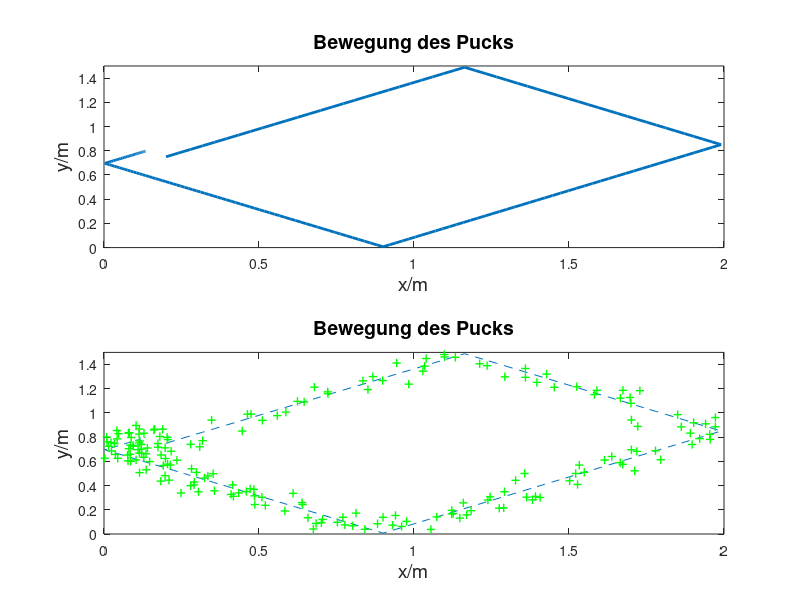

Recreate this plot in MATLAB.
clear;


d_t = 0.05;
t_sim = 10; % [s]
sim_steps = round(t_sim / d_t);
noise = randi([-10, 10], 2, sim_steps);
noise = noise / 100;

%physical parameters
width = 1.5; %[m]
length = 2; %[m]
m = 0.05; % mass of the puck [kg]
g = 9.80665;
friction_coef = 0.01034409; % for aerohockey table
% friction_coef = 0.3;
a = friction_coef * g;


%Initial conditions, ideal System
t = 0;
x_0 = length/10; % [m]
y_0 = width/2; % [m]
v0 = 1; % m/s
alpha = (pi/180) * 37.5; % [rad] angle to x-axis

v_x0 = v0 * cos(alpha);
v_y0 = v0 * sin(alpha);

a_x = a * cos(alpha);
a_y = a * sin(alpha);

X_vec = zeros(4, sim_steps);
X_vec(:, 1) = [x_0, y_0, v_x0, v_y0].';
A_mat = [1 0 d_t 0; 0 1 0 d_t; 0 0 1 0; 0 0 0 1]; 
U_vec = [-a_x; -a_y];
B_mat = [(0.5 * d_t * d_t) 0; 0 (0.5 * d_t * d_t); d_t 0; 0 d_t];

%simulation ideal system trajectory
for step = 1:sim_steps
    X_vec(:, step + 1) = A_mat * X_vec(:, step) + B_mat * U_vec;
	
	%bounce off the X walls
	if X_vec(1, step + 1) > length || X_vec(1, step + 1) < 0
		A_mat(1, 3) = A_mat(1,3) * (-1);
		B_mat(1, 1) = B_mat(1, 1) * (-1);
		X_vec(:, step + 1) = A_mat * X_vec(:, step) + B_mat * U_vec;
	end
	%bounce off the Y walls
	if X_vec(2, step + 1) > width || X_vec(2, step + 1) < 0
		A_mat(2, 4) = A_mat(2, 4) * (-1);
		B_mat(1, 2) = B_mat(1, 2) * (-1);
		X_vec(:, step + 1) = A_mat * X_vec(:, step) + B_mat * U_vec;
	end
	
	%stop if v < 0
	if X_vec(3, step + 1) < 0
		X_vec(3, step + 1 ) = 0;
		U_vec = [0;0];
	end
	if X_vec(4, step + 1) < 0
		X_vec(4, step + 1 ) = 0;
		U_vec = [0;0];
	end
end

H = [1 0 0 0; 0 1 0 0]; % Measurement matrix (Messmatrix)
Y_meas = zeros(2, sim_steps); % preallocation memory 

%initial estimation
K_mat = zeros(4,4); %Kalman matrix
R_mat = [0.01 0; 0 0.01]; % covariance matrix
Pm_mat = []; 

%simulation estimated trajectory
for step = 1:sim_steps
	
	% Measurement (Messung)
	Y_meas(:, step) = H * X_vec(:, step) + noise(:, step);
    
%     %Wurfparabel mit Stoerung
%     if (0.7 < x_ideal(k) && x_ideal(k)<0.8)
%         Vec_Y(2) = 0.1 + rand;
%         Mat_R(1) = 1;
%         Mat_R(4) = 1;
%     else
%         Mat_R(1)=0.01;
%         Mat_R(4)=0.01;
%     end
    
%     %Ende Wurfparabel mit Stoerung
%     if(Vec_Y(2)<0)
%         Vec_Y(2) = 0;
%     end
%     x_mes(k) = Vec_Y(1);
%     y_mes(k) = Vec_Y(2);
%     
%     %−−−−−−−−−−−−−−−−−−−−−−−−−−−−−−−−−−−−−−−−−−−−−−−−−−−−−−
%     %Korrektur mit der Messung
%     Inverse = inv(Mat_R + Mat_H * Mat_Pm * Mat_H');
%     Mat_K = Mat_Pm * Mat_H' * Inverse;
%     Vec_Xp = Vec_Xm + Mat_K * (Vec_Y - Mat_H * Vec_Xm);
%     Mat_Pp = (Mat_I - Mat_K * Mat_H) * Mat_Pm;
%     
%     %−−−−−−−−−−−−−−−−−−−−−−−−−−−−−−−−−−−−−−−−−−−−−−−−−−−−−−
%     %Prädiktion
%     Vec_Xm = Mat_A * Vec_Xp + Mat_B * Vec_u;
%     Array_Xm((k*4) + 1) = Vec_Xm(1);
%     Array_Xm((k*4) + 2) = Vec_Xm(2);
%     Array_Xm((k*4) + 3) = Vec_Xm(3);
%     Array_Xm((k*4) + 4) = Vec_Xm(4);
%     x_kal(k) = Vec_Xm(1);
%     y_kal(k) = Vec_Xm(2);
%     Mat_Pm = Mat_A * Mat_Pp * Mat_A' + Mat_Q;
end

%plot ideal system
subplot(2,1,1);
plot(X_vec(1,:), X_vec(2,:), 'LineWidth', 2);
axis([0, length, 0, width])
title('Bewegung des Pucks', 'FontSize', 14)
xlabel('x/m', 'FontSize', 14)
ylabel('y/m', 'FontSize', 14)
% str1=['v_{x0} = ' num2str(vx_0) 'm/s'];
% str2=['v_{y0} = ' num2str(vy_0) 'm/s'];
% str3=['t_{end} = ' num2str(t(k)) 's'];
% text(0.03, 0.7, str1, 'FontSize', 12)
% text(0.03, 0.6, str2, 'FontSize', 12)
% text(0.03, 0.5, str3, 'FontSize',12)

%KalmanFilter
subplot(2,1,2);
plot(X_vec(1,:), X_vec(2,:), '--', ...
	Y_meas(1,:), Y_meas(2,:), 'g+' ,'LineWidth', 1);
axis([0, length, 0, width])
title('Bewegung des Pucks', 'FontSize', 14)
xlabel('x/m', 'FontSize', 14)
ylabel('y/m', 'FontSize', 14)
% str1=['v_{x0} = ' num2str(vx_0) 'm/s'];
% str2=['v_{y0} = ' num2str(vy_0) 'm/s'];
% str3=['t_{end} = ' num2str(t(k)) 's'];
% text(0.03, 0.7, str1, 'FontSize', 12)
% text(0.03,0.6, str2, 'FontSize', 12)
% text(0.03,0.5,str3, 'FontSize', 12)